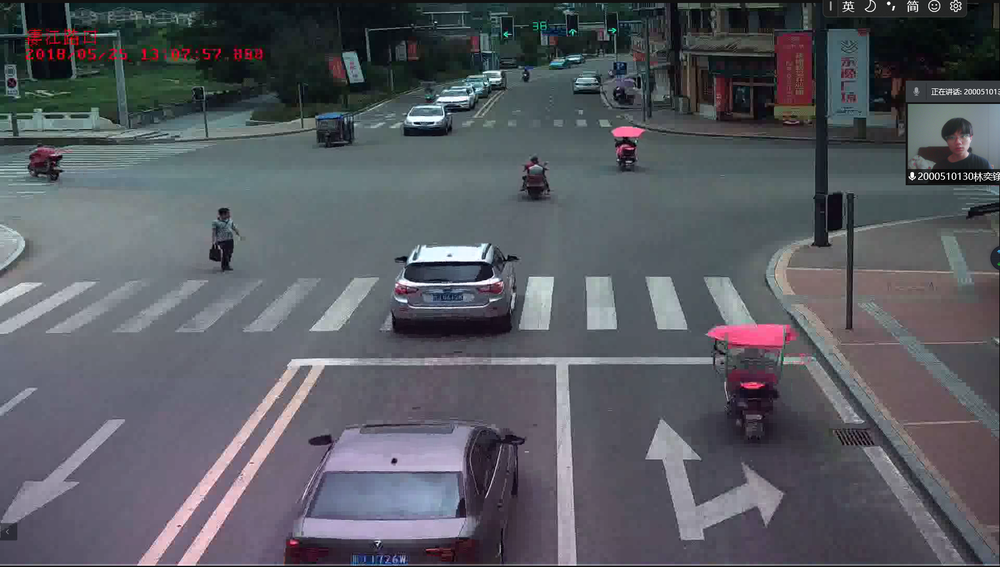
#> input picture leon_utils/a.png, 1000 x 567 px, shrunk from 1675 x 949 before the run
$ python -i pic_improve.py   (imports and definitions only)
#> lines starting #> are read from the running program, lines starting #| are printed output that depends on the picture
#> further down, picture is the input picture: shape (567, 1000, 3); mean B, G, R 97.4, 90.6, 88.5
import numpy as np
import argparse
import cv2

def light_improve(img):
    image = img
    (B, G, R) = cv2.split(image)
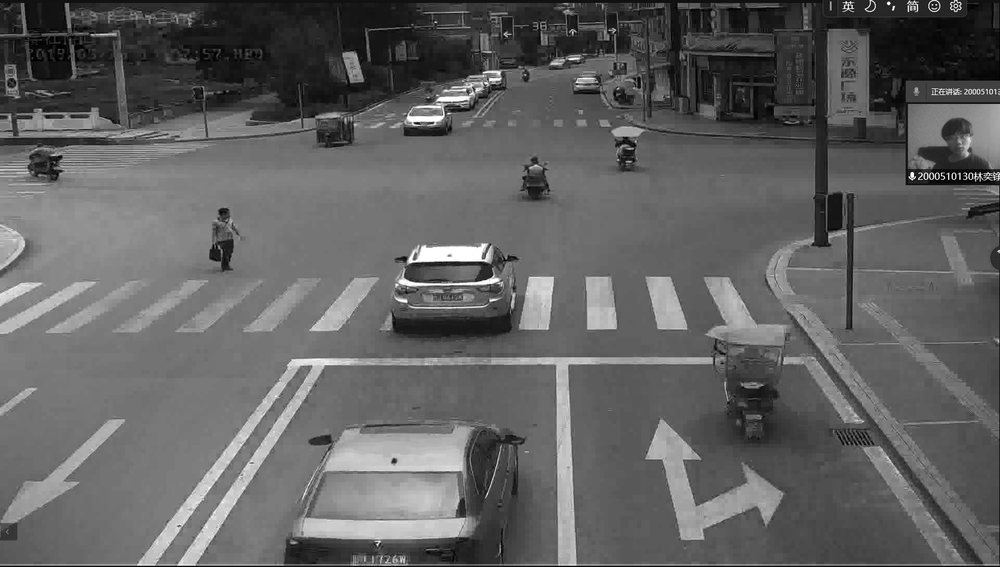
#> B: shape (567, 1000); min 0, max 255, mean 97.4
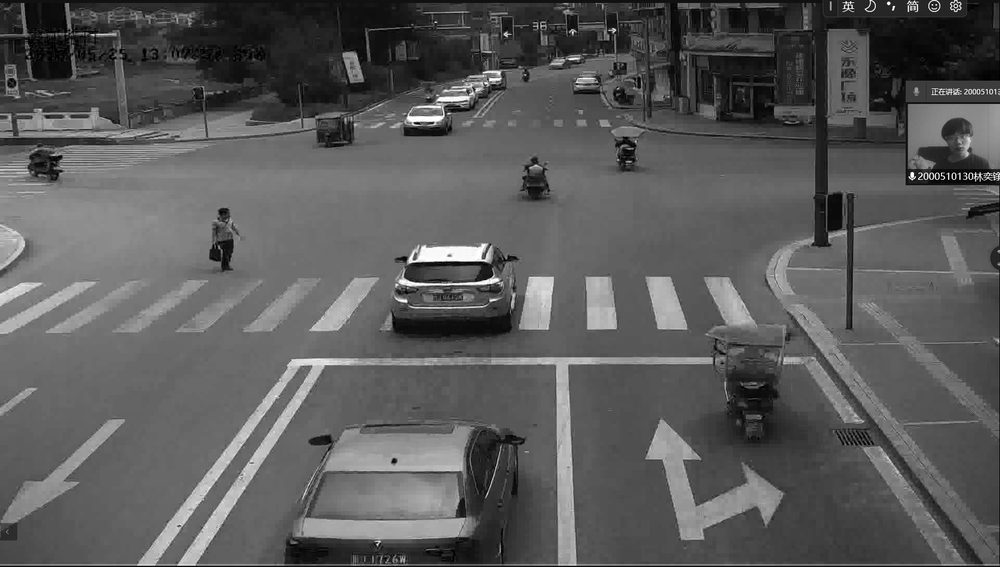
#> G: shape (567, 1000); min 0, max 255, mean 90.6
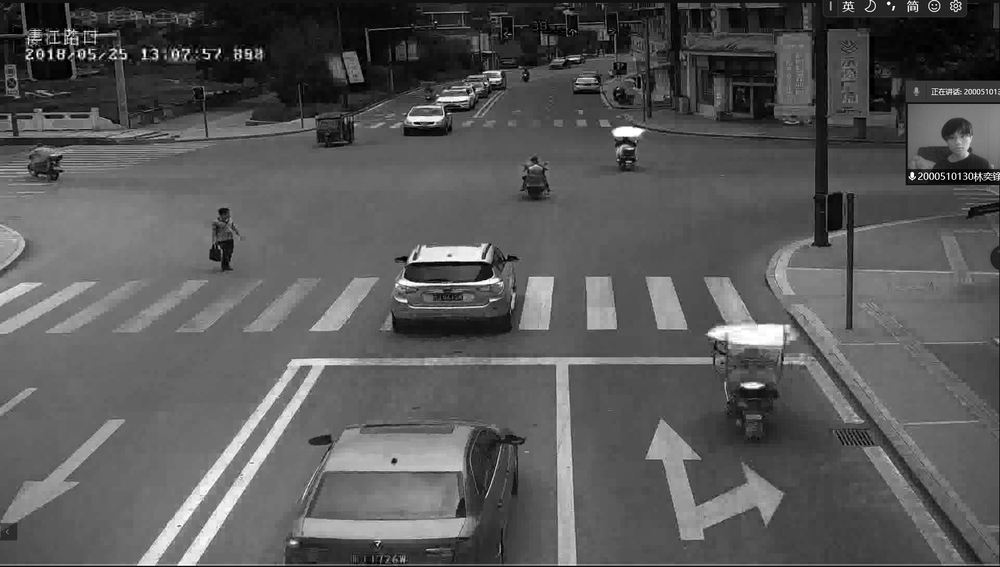
#> R: shape (567, 1000); min 0, max 255, mean 88.5
    imageBlueChannelAvg = np.mean(B)
#> imageBlueChannelAvg = 97.4
    imageGreenChannelAvg = np.mean(G)
#> imageGreenChannelAvg = 90.6
    imageRedChannelAvg = np.mean(R)
#> imageRedChannelAvg = 88.48
    K = (imageRedChannelAvg+imageGreenChannelAvg+imageRedChannelAvg)/3;
#> K = 89.18
    Kb = K/imageBlueChannelAvg;
#> Kb = 0.916
    Kg = K/imageGreenChannelAvg;
#> Kg = 0.984
    Kr = K/imageRedChannelAvg
#> Kr = 1.01
    B = cv2.addWeighted(B, Kb, 0, 0, 0)
    G = cv2.addWeighted(G, Kg, 0, 0, 0)
    R = cv2.addWeighted(R, Kr, 0, 0, 0)
    image_new = cv2.merge([B, G, R])

    return image_new

>>> import cv2
>>> picture = cv2.imread('a.png')
>>> result = light_improve(picture)
